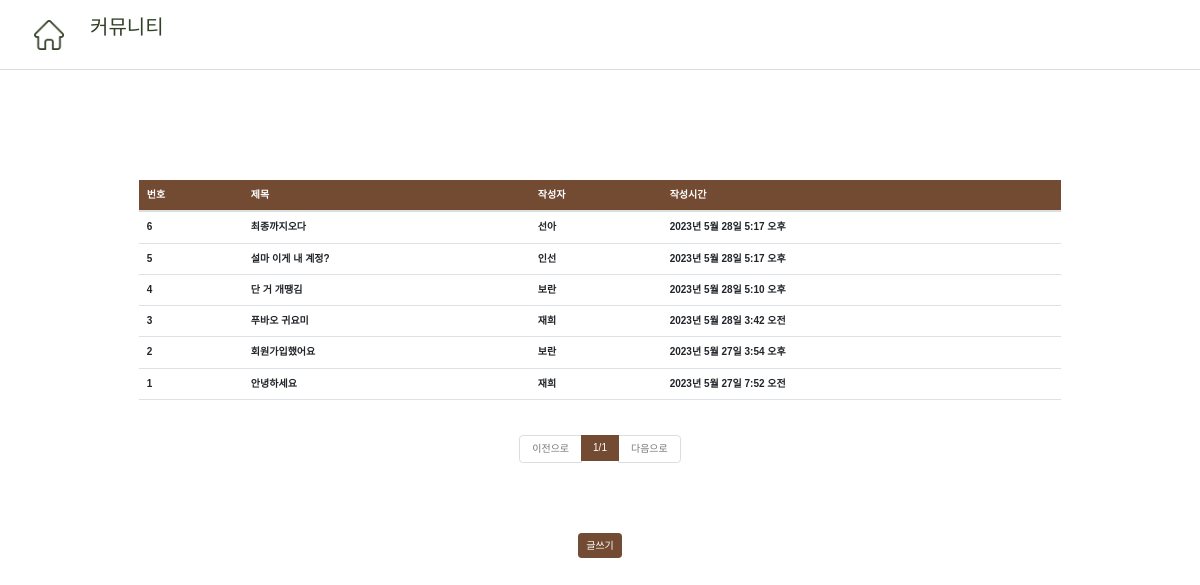
Before: /board/list/ with the older database file.
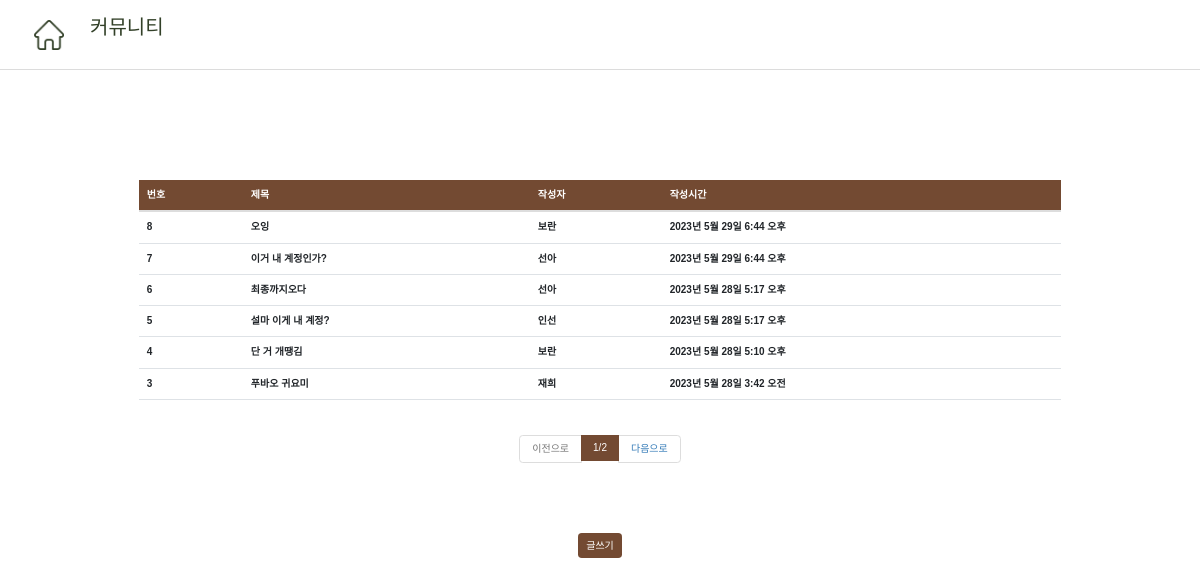
After: the same page with the newer database file.
### board/models.py (models this page shows, shortened)
class Board(models.Model):
    title = models.CharField(max_length=64, verbose_name="제목")
    contents = models.TextField(verbose_name="내용")
    registered_date = models.DateTimeField(auto_now_add=True, verbose_name = "등록 시간")
    writer = models.ForeignKey('accounts.User', verbose_name = "작성자", on_delete = models.CASCADE)
    class Meta:
        db_table = "community"
        verbose_name = "게시물"
        verbose_name_plural = "게시물"

### accounts/models.py (models this page shows)
class User(models.Model):
    username = models.CharField(max_length=128)
    useremail = models.EmailField(max_length=128)
    password = models.CharField(max_length=128)
    created_at = models.DateTimeField(auto_now_add=True)
    def __str__(self):
        return self.username
    class Meta:
        db_table = 'cafeProject_user'
        verbose_name = '카페앱 사용자'
        verbose_name_plural = '카페앱 사용자'

### board/views.py (the view)
# urls.py: path('list/', views.board_list),
def board_list(request):
    all_boards = Board.objects.all().order_by('-id')
    page = int(request.GET.get('p', 1))
    paginator = Paginator(all_boards, 6)
    boards = paginator.get_page(page)
    return render(request, 'board_list.html', {'boards':boards})

### board/templates/board_list.html (shortened to what this page needs)
{% extends 'base.html' %}
{% block contents %}
<head>
    <link href="/static/font1.css" type="text/css" rel="stylesheet">
</head>
<body>
    <div class="top-bar"
        style="position: fixed; top: 0;
                left: 0;
                width: 100%;
                background-color: white;
                color: #324028;
                padding: 10px;
                z-index: 9999;
                height: 70px;
                border-bottom: 1px solid gainsboro;">
        <a href="/"><img class="home-btn" src="/static/home-img.png"
            style="display:block; position: absolute; top: 20px; right: 50px; left: 34px; width: 30px; height: 30px; background-size: cover;"/></a>
        <h2 style="margin-left: 80px; margin-top: 5px;">커뮤니티</h2>
    </div>
    <div class="container" style="margin-top: 150px;">
        <div class = "row mt-5" style="display: flex; justify-content: center;">
            <div class = "col-10">
                <table class = "table table-hover">
                    <thead class="table text-white" style="background-color: #734A32">
                        <tr>
                        <th>번호</th>
                        <th>제목</th>
                        <th>작성자</th>
                        <th>작성시간</th>
                        </tr>
                    </thead>
                    <tbody class = "text-dark">
                        {% for board in boards %}
                        <tr onclick = "location.href = '/board/detail/{{board.id}}'">
                            <th>{{board.id}}</th>
                            <th>{{board.title}}</th>
                            <th>{{board.writer}}</th>
                            <th>{{board.registered_date}}</th>
                        </tr>
                        {% endfor %}
                    </tbody>
                </table>
            </div>
        </div>
        <div class = "row mt-2">
            <div class = "col-12">
                <nav>
                    <ul class = "pagination justify-content-center">
                        {% if boards.has_previous %}
                            <li class = "page-item">
                                <a class = "page-link" href = "?p={{boards.previous_page_number}}">이전으로</a>
                            </li>
                        {% else %}
                            <li class = "page-item disabled">
                                <a class = "page-link disabled" href = "#">이전으로</a>
                            </li>
                        {% endif %}
                        <li class = "page-item active">
                            <a class = "page-link" style="background-color: #734A32; border:none">{{boards.number}}/{{boards.paginator.num_pages}}</a>
                        </li>
                        {% if boards.has_next %}
                            <li class = "page-item">
                                <a class = "page-link" href = "?p={{boards.next_page_number}}">다음으로</a>
                            </li>
                        {% else %}
                            <li class = "page-item disabled">
                                <a class = "page-link disabled" href = "#">다음으로</a>
                            </li>
                        {% endif %}
                    </ul>
                </nav>
            </div>
        </div>
        <div class = "row">
            <div class = "col-12" style="display: flex; justify-content: center; margin-top: 50px;">
                <button class="btn text-white" style="background-color: #734A32;" onclick = "location.href = '/board/write/'">글쓰기</button>
            </div>
        </div>
    </div>
</body>
{% endblock %}

### accounts/templates/base.html (shortened to what this page needs)
<!DOCTYPE html>
<html lang="en">
<head>
    <link rel="stylesheet" href="/static/bootstrap.min.css">
    <link href="https://cdn.jsdelivr.net/npm/bootstrap@5.2.3/dist/css/bootstrap.min.css" rel="stylesheet">
    <link
    rel="stylesheet"
    href="https://cdnjs.cloudflare.com/ajax/libs/font-awesome/4.7.0/css/font-awesome.css"
  />
</head>
<body>
    <div class="container">
        {% block contents %}
        {% endblock %}
    </div>
</body>
</html>

Changed rows visible on the page:
no longer on this page (row unchanged): Board: id "2", title "회원가입했어요", writer "보란", registered_date "2023년 5월 27일 3:54 오후"
no longer on this page (row unchanged): Board: id "1", title "안녕하세요", writer "재희", registered_date "2023년 5월 27일 7:52 오전"
added Board: id "8", title "오잉", writer "보란", registered_date "2023년 5월 29일 6:44 오후"
added Board: id "7", title "이거 내 계정인가?", writer "선아", registered_date "2023년 5월 29일 6:44 오후"
Other visible differences:
{{ boards.paginator.num_pages }}: "1" → "2"
